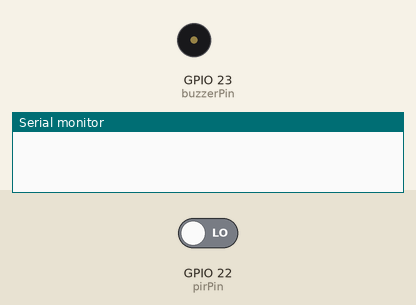
Simulated run of this program. Board: ESP32. On the bench: buzzer (waves = sounding), the last lines printed to the serial monitor. Inputs (shaded band) come from the test bench; at power-on: GPIO 22 (pirPin) LOW.

Above: at 1.2 s.
1.3 s: GPIO 22 (pirPin) driven HIGH
At 1.55 s:
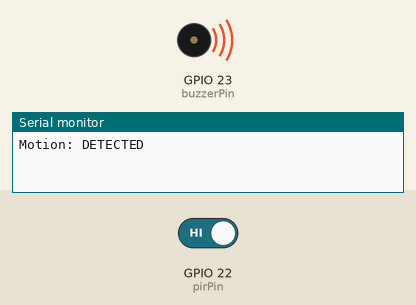
Timing chart, 0 to 6.3 s (numbered marks = the images above; inputs shaded):
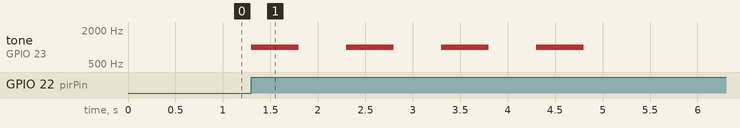

Measured:
- after the input at 1.3 s, tone on GPIO 23 (buzzerPin): alternates 1000 Hz for 0.50 s and silent for 0.50 s, 8 changes in all, then stays silent, starting at once

The program:

main.cpp
```cpp
#include <Arduino.h>
#include "pir.h"
#include "buzzer.h"

void setup() {
    Serial.begin(115200);
    initializePIR();
    initializeBuzzer();
}

void loop() {
    if (motionDetected()) {
        Serial.println("Motion: DETECTED");
    playAlarm();
    }
}
```

buzzer.cpp
```cpp
#include <Arduino.h>
#include "buzzer.h"

const int buzzerPin = 23;

void initializeBuzzer() {
    ledcAttach(buzzerPin, 1000, 8);
    ledcWriteTone(buzzerPin, 0);
}

void playTone(int frequency) {
    ledcWriteTone(buzzerPin, frequency);
}

void stopBuzzer() {
    ledcWriteTone(buzzerPin, 0);
}

void playAlarm() {
    for (int i = 0; i < 4; i++) {
        playTone(1000);
        delay(500);

        stopBuzzer();
        delay(500);
    }
}

void playArmedSound() {
    playTone(1000);
    delay(100);

    playTone(1500);
    delay(100);

    stopBuzzer();
}

void playDisarmedSound() {
    playTone(1000);
    delay(100);

    playTone(500);
    delay(100);

    stopBuzzer();
}
```

buzzer.h
```cpp
#pragma once

void initializeBuzzer();
void playTone(int frequency);
void stopBuzzer();

void playAlarm();
void playArmedSound();
void playDisarmedSound();
void playChargingStartedSound();
void playChargingCompleteSound();
void playLowBatterySound();
```

pir.cpp
```cpp
#include <Arduino.h>
#include "pir.h"

const int pirPin = 22;
int previousState = LOW;

void initializePIR() {
    pinMode(pirPin, INPUT);
    previousState = digitalRead(pirPin);
}

bool motionDetected() {
    int currentState = digitalRead(pirPin);

    bool detected = (previousState == LOW && currentState == HIGH);

    previousState = currentState;

    return detected;
}
```

pir.h
```cpp
#pragma once

void initializePIR();
bool motionDetected();
```
